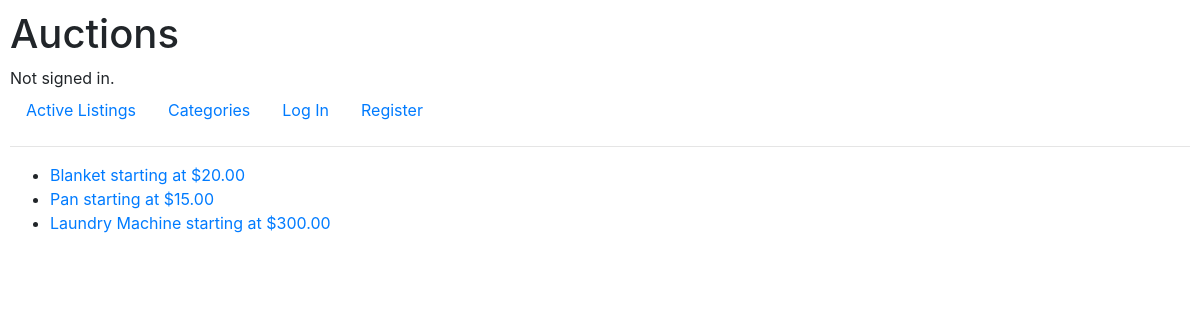
/categories/household, run on the app's committed database.
### auctions/models.py (models this page shows)
class Listing(models.Model):
    listing_user = models.ForeignKey(User, on_delete=models.PROTECT, related_name="user_listings")
    name = models.CharField(max_length=64)
    description = models.CharField(max_length=1000)
    starting_bid = models.DecimalField(max_digits=20, decimal_places=2)
    image = models.URLField(default=None)
    category = models.CharField(max_length=64, default=None)
    listing_watchlist = models.ManyToManyField(User, blank=True, related_name="user_watchlist")
    is_closed = models.BooleanField(default=False)

### auctions/views.py (the view)
# urls.py: path("categories/<str:cat>", views.view_category, name="view_category")
def view_category(request, cat):
    return render(request, "auctions/viewcategories.html", {
        "listings": Listing.objects.filter(category=cat.lower())
    })

### auctions/templates/auctions/viewcategories.html
{% extends "auctions/layout.html" %}
{% block body %}
<ul>
    {% for listing in listings %}
    <li>
        <a href="{% url 'view_listing' listing.id %}">{{ listing.name }} starting at ${{ listing.starting_bid}}</a>
    </li>
    {% empty %}
    <li>No listings</li>
    {% endfor %}
</ul>
{% endblock %}

### auctions/static/auctions/styles.css (style rules this page uses)
body { padding: 10px; }

### data on the page
Listing: name "Blanket", starting_bid "20.00"
Listing: name "Pan", starting_bid "15.00"
Listing: name "Laundry Machine", starting_bid "300.00"
